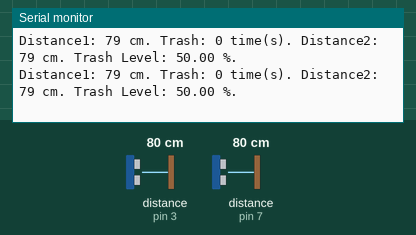
Simulated run of this program. Board: Arduino Uno, built with avr-gcc and run on an emulated ATmega328P. Parts: the last lines printed to the serial monitor. Wiring (inferred from the names in the program): 2 × ultrasonic range finder: trigger pin 2, echo pin 3 / trigger pin 8, echo pin 7. The test bench sets the inputs (shaded band); at power-on: distance to the obstacle (sensors on pin 3, pin 7) 80 cm. The echo pulse lasts 58.3 µs per cm; WiFi joins after 1.5 s; servers stay silent unless stated; no MQTT or app messages arrive unless stated.

Above: at 2.7 s.
2.8 s: distance to the obstacle (sensor on pin 3) set to 2 cm
At 2.99 s:
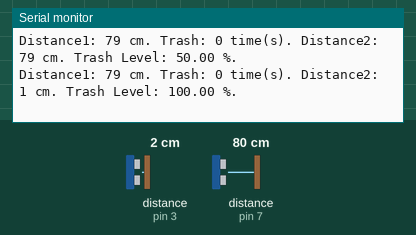
5.8 s: distance to the obstacle (sensor on pin 7) set to 2 cm
At 5.89 s:
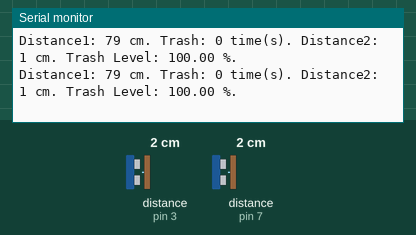
7.3 s: distance to the obstacle (sensor on pin 3) set to 4 cm
At 7.3 s:
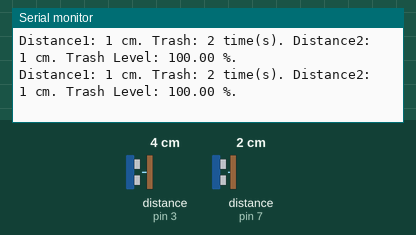
8.8 s: distance to the obstacle (sensor on pin 7) set to 4 cm
At 8.93 s:
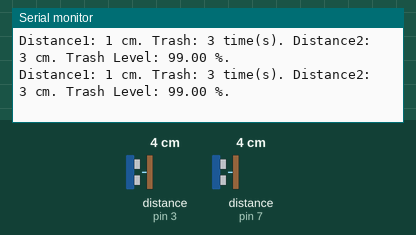
Timing chart, 0 to 11.3 s (numbered marks = the images above; inputs shaded):
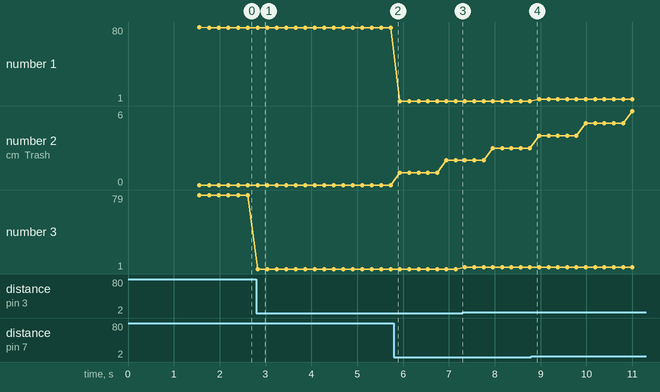

Measured:
- after the input at 2.8 s, the serial monitor: prints a new line at once (image 1)

The program:

main.cpp
```cpp
#include <Arduino.h>

#include <ArduinoJson.h>
#include <Ethernet.h>
#include <PubSubClient.h>

// Count Trash
const int trigPin1 = 8;
const int echoPin1 = 7;
unsigned long distance1;
long duration1;

// Trash Level
const int trigPin2 = 2;
const int echoPin2 = 3;
unsigned long distance2;
long duration2;

int trash=0;
float trashLevel=0;

long currentTime;
long prevTime = 0;
long prevTime2 = 0;
int mqttInterval=5000; //Interval sending data to MQTT
int trashInterval=1000; //Interval trashing time

byte mac[] = {0x12, 0x3A, 0x00, 0xBB, 0x00, 0x09}; //hex
EthernetClient ethClient;
PubSubClient mqttClient(ethClient);
// const char *mqttServer = "192.168.1.5";
// const int mqttPort = 1883;
// const char *mqttUser = "";
// const char *mqttPass = "";
// const char *mqttTopic = "mqtt/d-sensor";

const char *mqttServer = "mqtt-io.kku.ac.th";
const int mqttPort = 1991;
const char *mqttUser = "trash";
const char *mqttPass = "1q2w3e4r@trash";
const char *mqttTopic = "mqtt/d-sensor";
char *mqttPayload;

int id = 2;

void print_ip_details()
{
  Serial.print("Ethernet Status : ");
  Serial.println(Ethernet.linkStatus());
  Serial.print("IP Address : ");
  Serial.println(Ethernet.localIP());
  Serial.print("Subnet mask : ");
  Serial.println(Ethernet.subnetMask());
  Serial.print("IP Gateway : ");
  Serial.println(Ethernet.gatewayIP());
  Serial.print("DNS : ");
  Serial.println(Ethernet.dnsServerIP());
}

void initEthernet()
{
  Serial.println("Ethernet initiation, Just wait a minute.");
  if (Ethernet.begin(mac) == 0)
  {
    Serial.println("Don't receive ip from dhcp server.");
    if (Ethernet.hardwareStatus() == EthernetNoHardware)
    {
      Serial.println("Ethernet shield connection error!");
    }
    else if (Ethernet.linkStatus() == LinkOFF)
    {
      Serial.println("Cable is not connected.");
    }
    else
    {
      Serial.println("Error!");
    }
    while (true)
    {
      delay(200);
    }
  }
  if (Ethernet.linkStatus() == 0)
  {
    print_ip_details();
  }
  else
  {
    Serial.println("Error!");
  }
}

void read1() //trashing
{
  digitalWrite(trigPin1, LOW);
  delayMicroseconds(2);
  digitalWrite(trigPin1, HIGH);
  delayMicroseconds(10);
  digitalWrite(trigPin1, LOW);
  duration1 = pulseIn(echoPin1, HIGH);
  distance1 = (duration1 /29.1)/2;
  Serial.print("Distance1: ");
  Serial.print(distance1);
  Serial.print(" cm. ");

  if (distance1 < 45 && (currentTime - prevTime2 >= trashInterval))
  {
    prevTime2 = currentTime;
    trash++;
  }
  Serial.print("Trash: ");
  Serial.print(trash);
  Serial.print(" time(s). ");
}

void read2() //trash level
{
  digitalWrite(trigPin2, LOW);
  delayMicroseconds(2);
  digitalWrite(trigPin2, HIGH);
  delayMicroseconds(10);
  digitalWrite(trigPin2, LOW);
  duration2 = pulseIn(echoPin2, HIGH);
  distance2 = (duration2/29.1) / 2;
  Serial.print("Distance2: ");
  Serial.print(distance2);
  Serial.print(" cm. ");

  trashLevel = map(distance2,0,158,100,0);   //(max-x)/(max-min)*100
  Serial.print("Trash Level: ");
  Serial.print(trashLevel);
  Serial.println(" %. ");
}


void setup()
{
  Serial.begin(921000);
  pinMode(trigPin1, OUTPUT);
  pinMode(echoPin1, INPUT);
  pinMode(trigPin2, OUTPUT);
  pinMode(echoPin2, INPUT);
  initEthernet();
  mqttClient.setServer(mqttServer, mqttPort);
  mqttClient.connect("arduinoClient", mqttUser, mqttPass);
}

void sendToMqtt()
{
  if (currentTime - prevTime >= mqttInterval)
  {
    prevTime = currentTime;
    String count_trash = String(trash);
    String count_level = String(trashLevel);
    String jData = String("{\"id\": ") + id + String(",\"trash\": ") + count_trash + String(", \"level\": ") + count_level + String("}");
    char buf[100];
    jData.toCharArray(buf, 100);
    mqttPayload = buf;
    mqttClient.publish(mqttTopic, mqttPayload);
    if (!mqttClient.connected())
    {
      mqttClient.connect("arduinoClient", mqttUser, mqttPass);
    }
  }


}
void loop()
{
  currentTime = millis();
  read1();
  delay(100);
  read2();
  delay(100);
  sendToMqtt();
}
```
